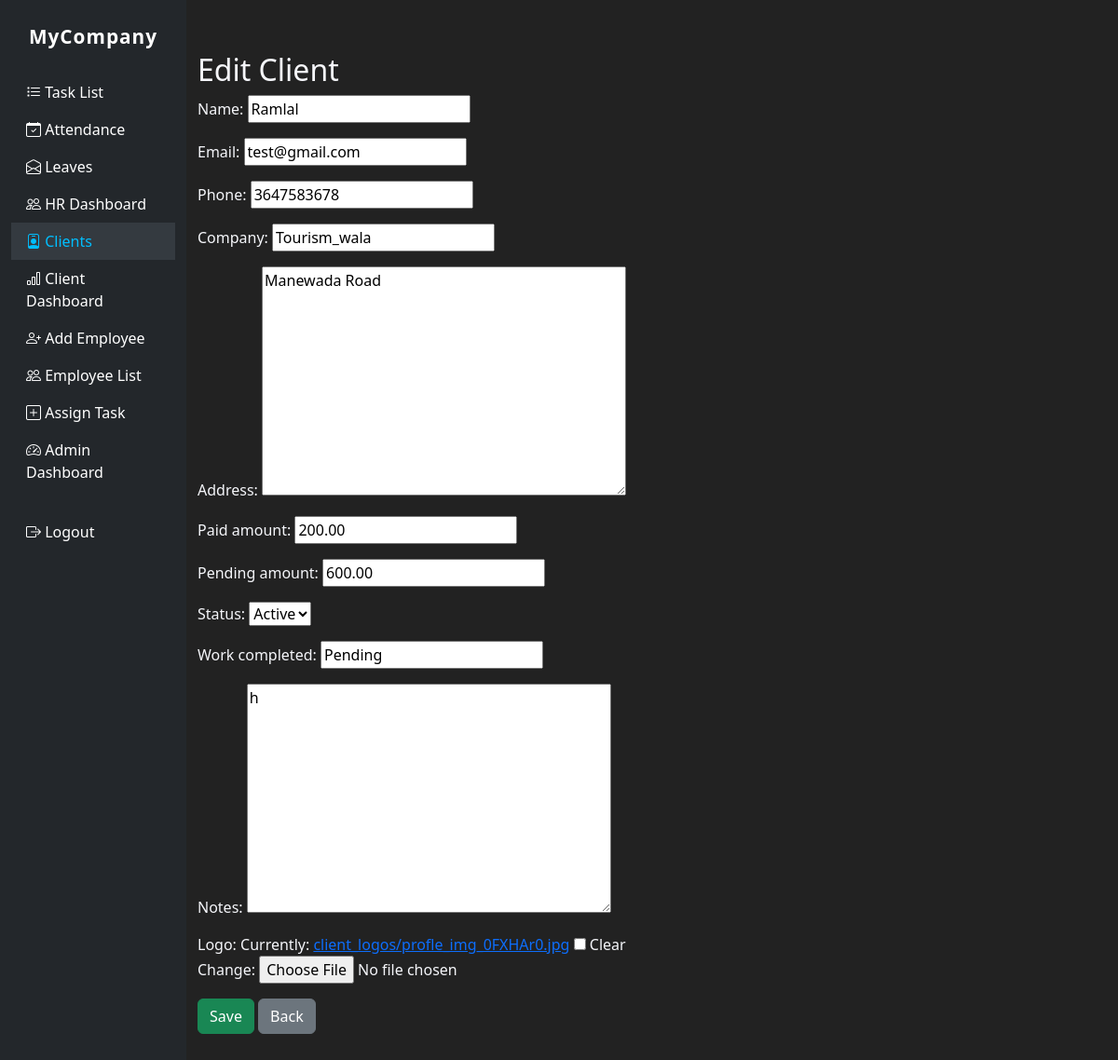
Page /clients/5/edit/ (signed in) on the committed database.
### client/models.py (models this page shows, shortened)
class Client(models.Model):
    STATUS_CHOICES = (
        ('active', 'Active'),
        ('old', 'Old'),
    )
    name = models.CharField(max_length=255)
    email = models.EmailField()
    phone = models.CharField(max_length=20, blank=True)
    company = models.CharField(max_length=255, blank=True)
    address = models.TextField(blank=True)
    status = models.CharField(max_length=10, choices=STATUS_CHOICES, default='active')
    paid_amount = models.DecimalField(max_digits=12, decimal_places=2, default=0)
    pending_amount = models.DecimalField(max_digits=12, decimal_places=2, default=0)
    work_completed = models.CharField(max_length=255, blank=True)
    notes = models.TextField(blank=True)
    logo = models.ImageField(upload_to='client_logos/', blank=True, null=True)

### client/views.py (the view)
# urls.py: path('<int:pk>/edit/', views.update_client, name='update_client'),
@login_required
def update_client(request, pk):
    if not request.user.is_superuser:
        messages.error(request, "Only admins can access client data.")
        return redirect('home')
    client = get_object_or_404(Client, pk=pk)
    form = ClientForm(request.POST or None, request.FILES or None, instance=client)
    if form.is_valid():
        form.save()
        return redirect('client_list')
    return render(request, 'client/client_form.html', {'form': form, 'client': client})

### client/forms.py
class ClientForm(forms.ModelForm):
    class Meta:
        model = Client
        fields = ['name', 'email', 'phone', 'company', 'address', 'paid_amount', 'pending_amount','status', 'work_completed', 'notes', 'logo']

### client/templates/client/client_form.html (shortened to what this page needs)
{% extends 'base.html' %}
{% block content %}
<h2>{% if client %}Edit Client{% else %}Add Client{% endif %}</h2>
<form method="post" enctype="multipart/form-data">
    {{ form.as_p }}
    <button type="submit" class="btn btn-success">Save</button>
    <a href="{% url 'client_list' %}" class="btn btn-secondary">Back</a>
</form>
{% endblock %}

### website/templates/base.html (style rules this page uses)
body { background: #18191a; color: #f5f6fa; }

### website/templates/navbar.html (style rules this page uses)
body { background: #18191a; color: #f5f6fa; }

### rows in the picture
Client: name "Ramlal", email "test@gmail.com", phone "3647583678", company "Tourism_wala", address "Manewada Road", paid_amount "200.00", pending_amount "600.00", status "Active", work_completed "Pending", notes "h"
